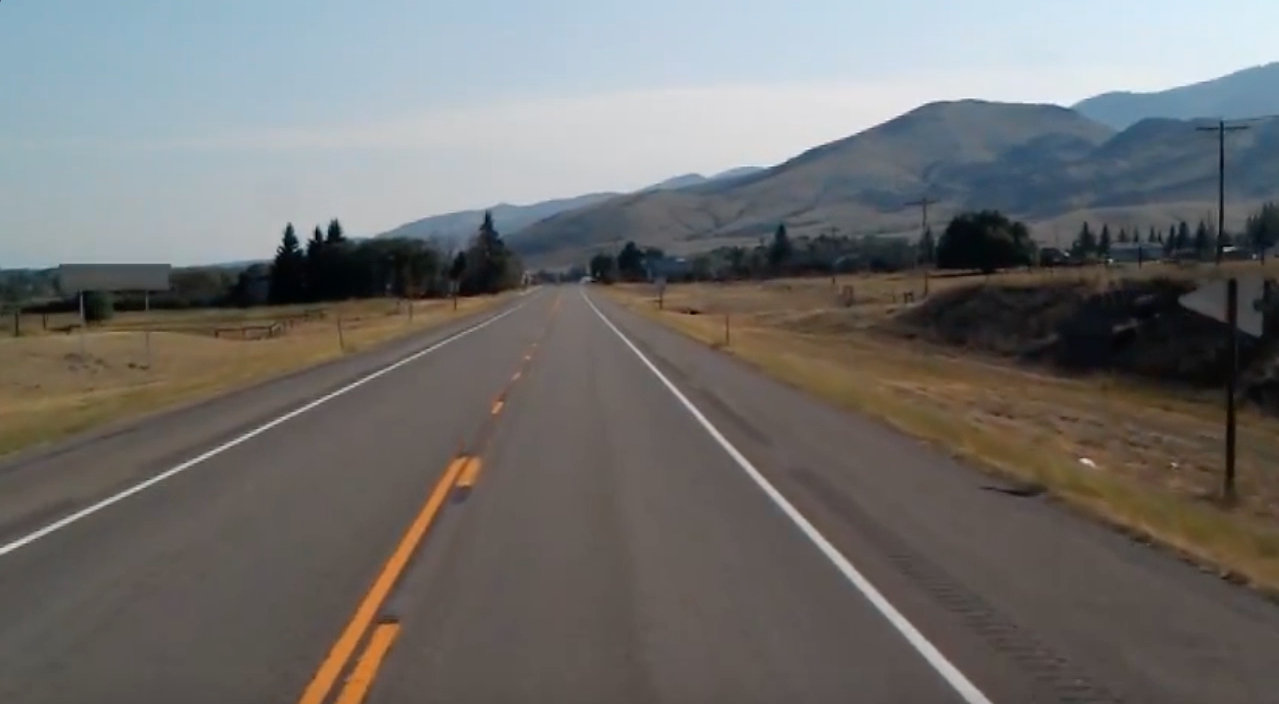
#> input picture lane-line-detection/Image/Image/test_image.jpg, 1279 x 704 px
$ python lane-line.py
#> lines starting #> are read from the running program, lines starting #| are printed output that depends on the picture; after the words box and inside, x2 and y2 are one past the last pixel; in counts of white or black regions, pixels touching at a corner belong together; pictures that were not available may be replaced by others from this repository, and a replacement may not be noted
import cv2
import numpy as np
import matplotlib.pyplot as plt

image = cv2.imread('./Image/Image/test_image.jpg')
#> image is the input picture: shape (704, 1279, 3); mean B, G, R 109.7, 111.3, 112.3
lane_image = np.copy(image)
line_image = np.zeros_like(image)


def canny(image):
	gray = cv2.cvtColor(lane_image, cv2.COLOR_RGB2GRAY)
	blur = cv2.GaussianBlur(gray, (5, 5), 0)
	canny =cv2.Canny(blur, 50, 150)
	return canny

def display_lines(img,lines):
	line_image = np.zeros_like(img)
	if lines is not None:
		for line in lines:
			for x1, y1, x2, y2 in line:
				cv2.line(line_image,(x1,y1),(x2,y2),(255,0,0),10)
	return line_image

def region_of_interest(image):
	height = image.shape[0]
	polygons = np.array([
	[(200, height), (1100, height), (550, 250)]
	])
	mask = np.zeros_like(image)
	cv2.fillPoly(mask, polygons, 255)
	masked_image = cv2.bitwise_and(image, mask)
	return masked_image


def make_points(image, line):
	slope, intercept = line
	y1 = int(image.shape[0])  # bottom of the image
	y2 = int(y1 * 3 / 5)  # slightly lower than the middle
	x1 = int((y1 - intercept) / slope)
	x2 = int((y2 - intercept) / slope)
	return [[x1, y1, x2, y2]]


def average_slope_intercept(image, lines):
	left_fit = []
	right_fit = []
	if lines is None:
		return None
	for line in lines:
		x1, y1, x2 ,y2 = line.reshape(4)
		parameters = np.polyfit((x1,x2),(y1,y2),1)

		slope = parameters[0]
		intercept = parameters[1]
		if slope < 0: # y is reversed in image
			left_fit.append((slope, intercept))
		else:
			right_fit.append((slope, intercept))
	# add more weight to longer lines
	left_fit_average  = np.average(left_fit ,axis=0)
	right_fit_average = np.average(right_fit ,axis=0)
	left_line  = make_points(image, left_fit_average)
	right_line = make_points(image, right_fit_average)
	#averaged_lines = [left_line, right_line]
	return  np.array([left_line, right_line])


cap = cv2.VideoCapture("./test2/test2.mp4")
while(cap.isOpened()):
    _, frame = cap.read()
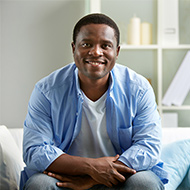
#> input picture images-10.jpg, 190 x 190 px, given in place of test2.mp4, which was not available
#> frame is the input picture: shape (190, 190, 3); mean B, G, R 156.3, 152.7, 146.8
    canny_image = canny(frame)
#> in canny, `gray = cv2.cvtColor(lane_image, cv2.COLOR_RGB2GRAY)`:
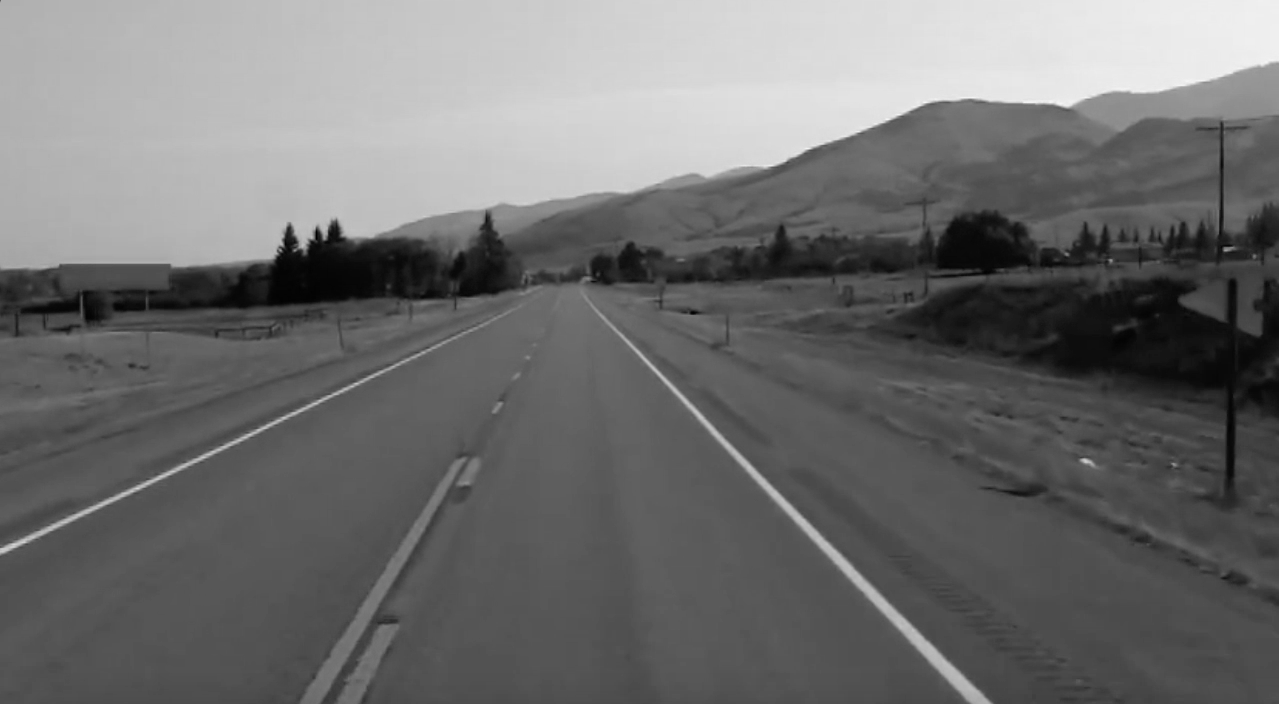
#> gray: shape (704, 1279); min 0, max 246, mean 110.9
#> in canny, `canny =cv2.Canny(blur, 50, 150)`:
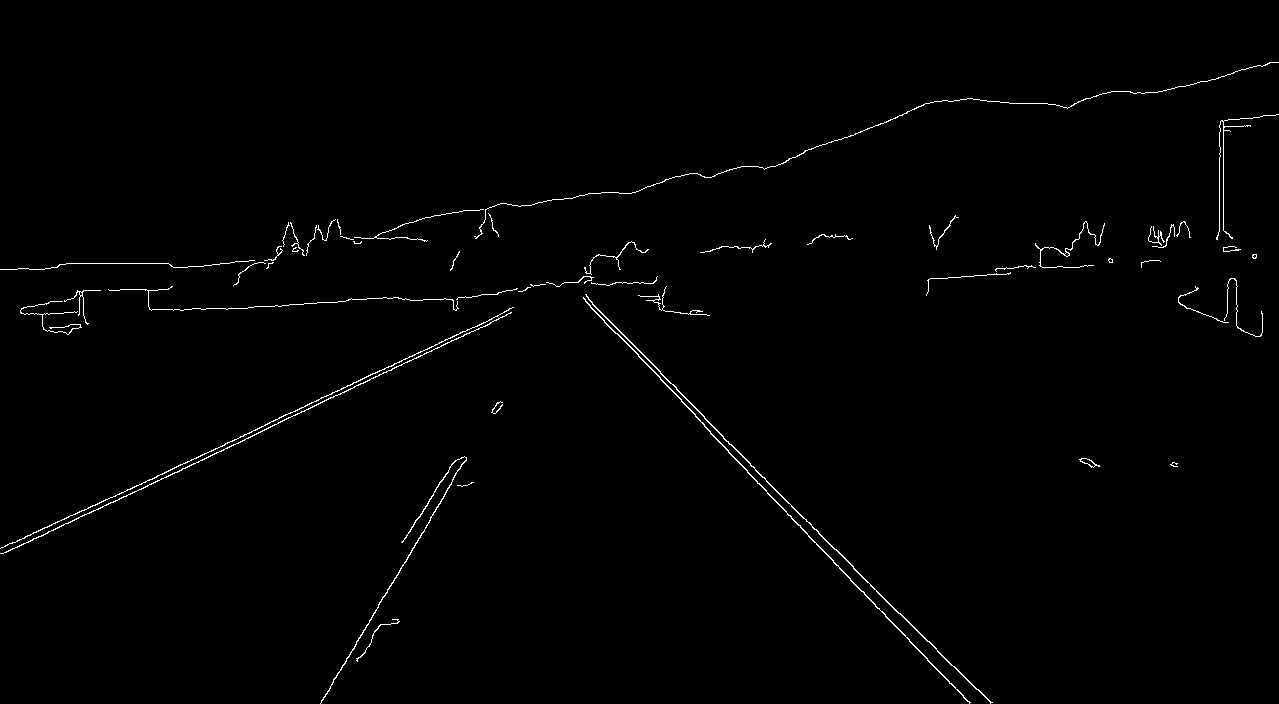
#> canny: shape (704, 1279); 0.91% white in thin lines or dots
    cropped_canny = region_of_interest(canny_image)
#> in region_of_interest, `cv2.fillPoly(mask, polygons, 255)`:
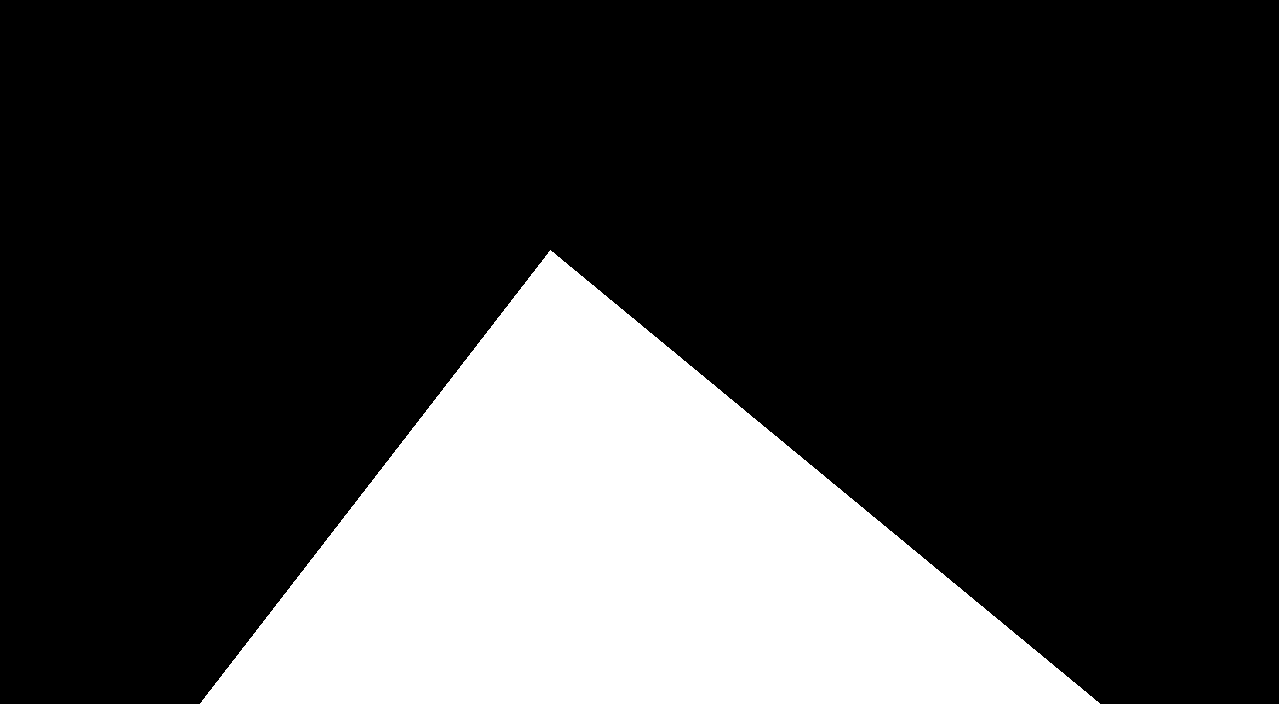
#> mask: shape (704, 1279); 22.7% white; 1 white region, box (x1, y1, x2, y2) and area: (200, 250, 1100, 704) 204575
#> in region_of_interest, `masked_image = cv2.bitwise_and(image, mask)`:
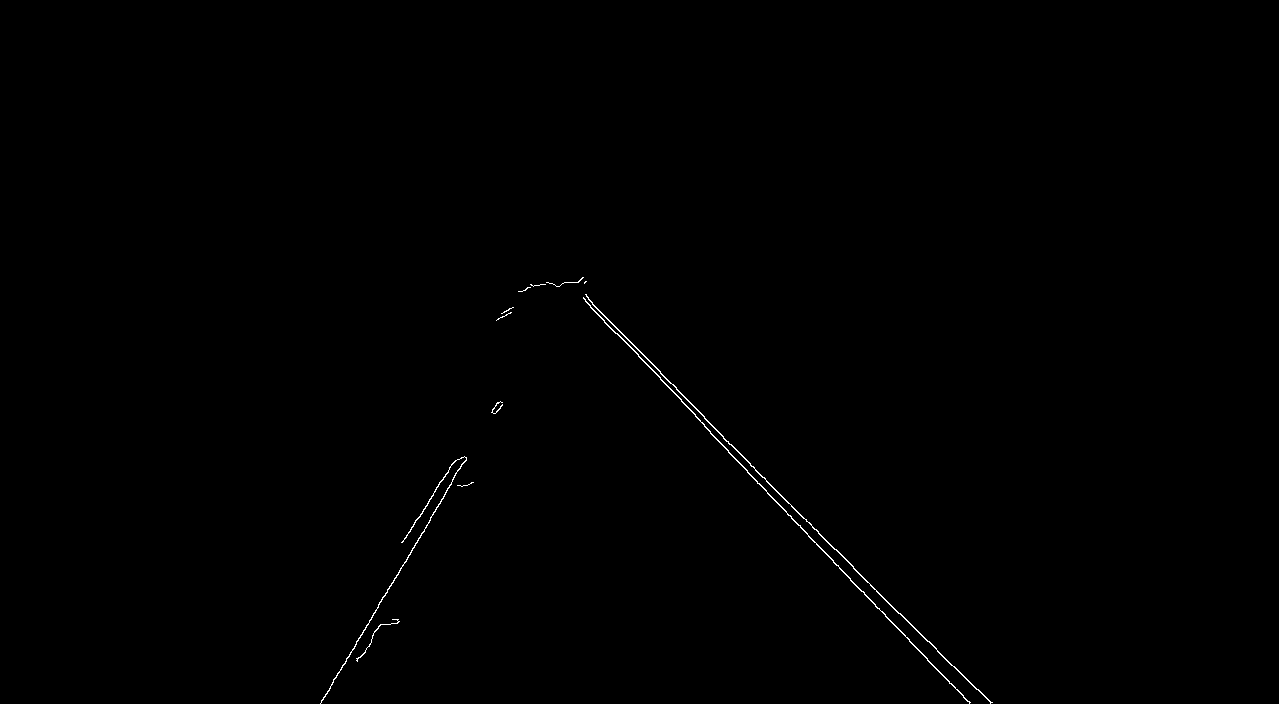
#> masked_image: shape (704, 1279); 0.26% white in thin lines or dots, all inside (x1, y1, x2, y2) = (320, 277, 993, 704)
    lines = cv2.HoughLinesP(cropped_canny, 2, np.pi/180, 100, np.array([]), minLineLength=40,maxLineGap=5)
#> lines = 13 rows, first 6: [704, 418, 927, 641], [704, 426, 791, 516], [320, 703, 445, 494], [585, 301, 663, 381], [630, 341, 670, 383], [794, 520, 861, 591]
    averaged_lines = average_slope_intercept(frame, lines)
#> the loop in average_slope_intercept, `for line in lines:` made 13 passes
#> (x1, y1, x2, y2, slope, intercept) on passes 1 to 12: (704, 418, 927, 641, 1, -286), (704, 426, 791, 516, 1.03, -302.3), (320, 703, 445, 494, -1.67, 1238), (585, 301, 663, 381, 1.03, -299), (630, 341, 670, 383, 1.05, -320.5), (794, 520, 861, 591, 1.06, -321.4), (659, 371, 704, 416, 1, -288), (870, 599, 939, 672, 1.06, -321.4), (767, 493, 807, 534, 1.03, -293.2), (423, 509, 454, 461, -1.55, 1164), (940, 653, 991, 702, 0.961, -250.1), (824, 551, 879, 609, 1.05, -317.9)
#> after the loop in average_slope_intercept, `for line in lines:`: left_fit = [(-1.67, 1238), (-1.55, 1164)]; right_fit = [(1, -286), (1.03, -302.3), (1.03, -299), (1.05, -320.5), (1.06, -321.4), (1, -288), (1.06, -321.4), (1.03, -293.2), (0.961, -250.1), (1.05, -317.9), (1, -287)]
#> in average_slope_intercept, `left_fit_average  = np.average(left_fit ,axis=0)`: left_fit_average = [-1.61, 1201]
#> in average_slope_intercept, `right_fit_average = np.average(right_fit ,axis=0)`: right_fit_average = [1.02, -298.8]
#> in make_points, `slope, intercept = line`: slope = -1.61; intercept = 1201
#> in make_points, `x1 = int((y1 - intercept) / slope)`: x1 = 627
#> in make_points, `x2 = int((y2 - intercept) / slope)`: x2 = 675
#> in average_slope_intercept, `left_line  = make_points(image, left_fit_average)`: left_line = [[627, 190, 675, 114]]
#> in average_slope_intercept, `right_line = make_points(image, right_fit_average)`: right_line = [[477, 190, 402, 114]]
#> averaged_lines = [[627, 190, 675, 114], [477, 190, 402, 114]]
    line_image = display_lines(frame, averaged_lines)
#> the loop in display_lines, `for line in lines:` made 2 passes
#> after the loop in display_lines, `for line in lines:`: line_image: shape (190, 190, 3); every value is 0
    combo_image = cv2.addWeighted(frame, 0.8, line_image, 1, 1)
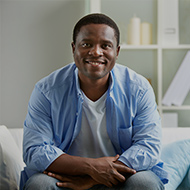
#> combo_image: shape (190, 190, 3); mean B, G, R 126, 123.2, 118.4
    cv2.imshow("result", combo_image)
    if cv2.waitKey(1) & 0xFF == ord('q'):
#> (key q is pressed here)
        break
cap.release()
cv2.destroyAllWindows()
